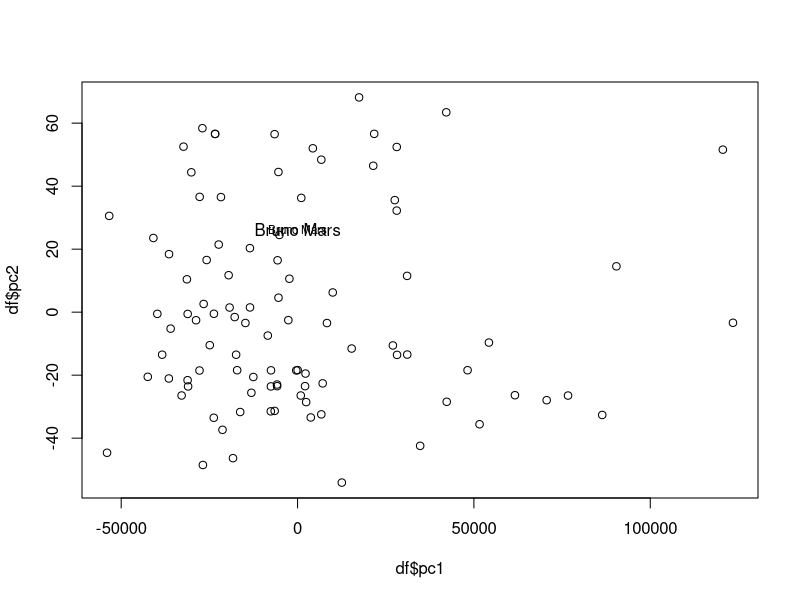

R code for this plot:
setwd("~/Documents/GitHub/Spotty_Tagger")

tracks = read.csv('billboardTop100.csv')

colsList = c('acousticness','danceability', 'duration_ms', 'energy', 'instrumentalness', 'key','liveness', 'loudness', 'mode', 'speechiness', 'tempo','time_signature', 'valence')

tracksColFil = tracks[,colsList]

trackPCA = prcomp(tracksColFil)
pc1 = trackPCA$x[,1]
pc2 = trackPCA$x[,2]
artist = as.character(tracks[,'artist'])

df = data.frame(artist,pc1,pc2)
plot(df$pc1,df$pc2) 
with(df, text(pc1~pc2, labels = artist), pos = 4)


text(pc1 ~ pc2, labels=artist, cex= 0.7)
